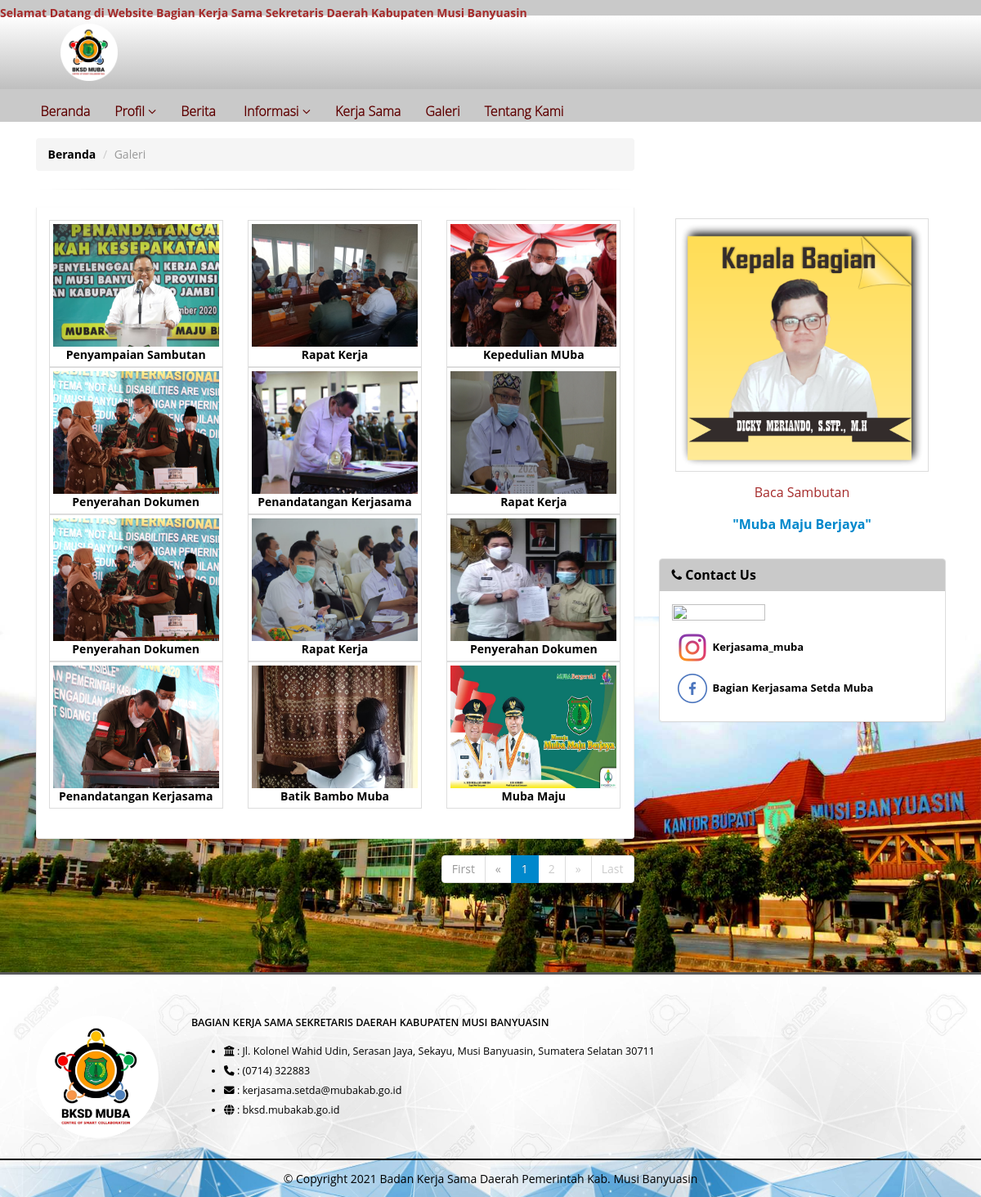
The page /galeri.php on the database its author committed.
### tables this page shows
CREATE TABLE `galeri` (
  `id_galeri` varchar(100) NOT NULL,
  `gambar` varchar(200) NOT NULL,
  `keterangan` varchar(100) NOT NULL
);

### includes/galeri.inc.php (called while the page is built, shortened)
<?php
class galeri {
	private $conn;
	private $table_name = "galeri";
	public function __construct($db) {
		$this->conn = $db;
	}
	function countAll(){
		$query = "SELECT * FROM {$this->table_name} ORDER BY id_galeri DESC";
		$stmt = $this->conn->prepare( $query );
		$stmt->execute();
		return $stmt->rowCount();
	}
}

### galeri.php (the view, shortened to what this page needs)
<?php
    include_once('includes/header.php');
    include_once('includes/galeri.inc.php');
    $pro = new galeri($db);
    $conn = $db;
    $count = $pro->countAll();
    $batas = 12;
    $halaman = isset($_GET['halaman'])? $_GET['halaman'] : 1;
    $halaman_awal = ($halaman>1) ? ($halaman * $batas) - $batas : 0;
    $jumlah_halaman = ceil($count / $batas);
    $query = "SELECT * FROM galeri ORDER BY id_galeri DESC LIMIT $halaman_awal, $batas";
    $stmt = $conn->prepare($query);
    $stmt->execute();
?>
    <div class="home-intro" style="background: url('assets/img/kantor-bupati.jpeg');background-size:100%;background-repeat: no-repeat;background-position: bottom;margin-bottom: 5%;">
        <div class="container">
            <div class="row" >
                <div class="col-md-8">
                    <ol class="breadcrumb">
                    <li><b><a href="index.php" style="color: black;">Beranda</a></b></li>
                    <li class="active">Galeri</li>
                    </ol>
                    <hr>
                    <div class="tabs" style="margin-bottom: 10%;">
                        <div class="tab-content">
							<div class="row" style="margin-bottom: 3%;">
                            <center>
                                <?php while ($row = $stmt->fetch(PDO::FETCH_ASSOC)) : ?>
                                <div class="col col-md-4">
                                    <a class="img-thumbnail lightbox pull-left" href="admin/file/galeri/gambar/<?=$row['gambar'];?>" data-plugin-options="{&quot;type&quot;:&quot;image&quot;}">
                                        <img class="img-responsive" width="215" src="admin/file/galeri/gambar/<?=$row['gambar'];?> "style="150px; height: 150px;">
                                        <center>
                                            <b style="color: black;"><?=$row['keterangan']?> </b><br>
                                        </center>
                                    </a>
                                </div>
                                <?php endwhile; ?>
                            </center>
							</div>
		                </div>
                            <nav class="mb-5" align="right">
                                <ul class="pagination justify-content-end">
                                    <?php
                                    $jumlah_number = 1;
                                    $start_number = ($halaman > $jumlah_number)? $halaman - $jumlah_number : 1;
                                    $end_number = ($halaman < ($jumlah_halaman - $jumlah_number))? $halaman + $jumlah_number : $jumlah_halaman;
                                    if($halaman == 1){
                                        echo '<li class="page-item disabled"><a class="page-link" href="#">First</a></li>';
                                        echo '<li class="page-item disabled"><a class="page-link" href="#"><span aria-hidden="true">&laquo;</span></a></li>';
                                    } else {
                                        $link_prev = ($halaman > 1)? $halaman - 1 : 1;
                                        echo '<li class="page-item"><a class="page-link" href="?halaman=1">First</a></li>';
                                        echo '<li class="page-item"><a class="page-link" href="?halaman='.$link_prev.'" aria-label="Previous"><span aria-hidden="true">&laquo;</span></a></li>';
                                    }
                                    for($i = $start_number; $i <= $end_number; $i++){
                                        $link_active = ($halaman == $i)? ' active' : '';
                                        echo '<li class="page-item '.$link_active.'"><a class="page-link" href="?halaman='.$i.'">'.$i.'</a></li>';
                                    }
                                    if($halaman == $jumlah_halaman){
                                        echo '<li class="page-item disabled"><a class="page-link" href="#"><span aria-hidden="true">&raquo;</span></a></li>';
                                        echo '<li class="page-item disabled"><a class="page-link" href="#">Last</a></li>';
                                    } else {
                                        $link_next = ($halaman < $jumlah_halaman)? $halaman + 1 : $jumlah_halaman;
                                        echo '<li class="page-item"><a class="page-link" href="?halaman='.$link_next.'" aria-label="Next"><span aria-hidden="true">&raquo;</span></a></li>';
                                        echo '<li class="page-item"><a class="page-link" href="?halaman='.$jumlah_halaman.'">Last</a></li>';
                                    }
                                    ?>
                                </ul>
                            </nav>
                    </div>
                </div>
                <?php include "includes/side-page.php"; ?>
            </div>
        </div>
    </div>
</div>
<?php
include_once('includes/footer.php');
?>

### assets/themes/css/theme.css (style rules this page uses)
html { overflow-x: hidden; overflow-y: auto; }
body { background-color: white; color: #000; font-family: "Open Sans", Arial, sans-serif; font-size: 14px; line-height: 22px; margin: 0; }
.home-intro { background-color: #ffffff; margin-bottom: 60px; overflow: hidden; padding: 20px 0 10px 0; position: relative; text-align: left; }

### assets/themes/css/theme-elements.css (style rules this page uses)
.img-thumbnail { position: relative; }
.tabs { border-radius: 4px; margin-bottom: 35px; }
.tab-content { border-radius: 0 0 4px 4px; box-shadow: 0 1px 5px 0 rgba(0, 0, 0, 0.04); background-color: #FFF; border: 1px solid #EEE; border-top: 0; padding: 15px; }
body a { outline: none !important; }
li { line-height: 24px; }
hr { background-image: -webkit-linear-gradient(left, transparent, rgba(0, 0, 0, 0.2), transparent); background-image: linear-gradient(to right, transparent, rgba(0, 0, 0, 0.2), transparent); border: 0; height: 1px; margin: 22px 0 22px 0; }

### assets/themes/css/default.css (style rules this page uses)
a { color: blue; }
.pagination > .active a, .pagination > .active span, .pagination > .active a:hover, .pagination > .active span:hover, .pagination > .active a:focus, .pagination > .active span:focus { background-color: #0088cc !important; }
.btn-primary, .pagination > .active > a { border-color: #0088cc !important; color: #ffffff; text-shadow: 0 -1px 0 rgba(0, 0, 0, 0.25); background-color: #0088cc; border-color: #0088cc; }

### rows shown on the page
galeri: gambar (picture), keterangan "Penyampaian Sambutan"
galeri: gambar (picture), keterangan "Rapat Kerja"
galeri: gambar (picture), keterangan "Kepedulian MUba"
galeri: gambar (picture), keterangan "Penyerahan Dokumen"
galeri: gambar (picture), keterangan "Penandatangan Kerjasama"
galeri: gambar (picture), keterangan "Rapat Kerja"
galeri: gambar (picture), keterangan "Penyerahan Dokumen"
galeri: gambar (picture), keterangan "Rapat Kerja"
galeri: gambar (picture), keterangan "Penyerahan Dokumen"
galeri: gambar (picture), keterangan "Penandatangan Kerjasama"
galeri: gambar (picture), keterangan "Batik Bambo Muba"
galeri: gambar (picture), keterangan "Muba Maju"
